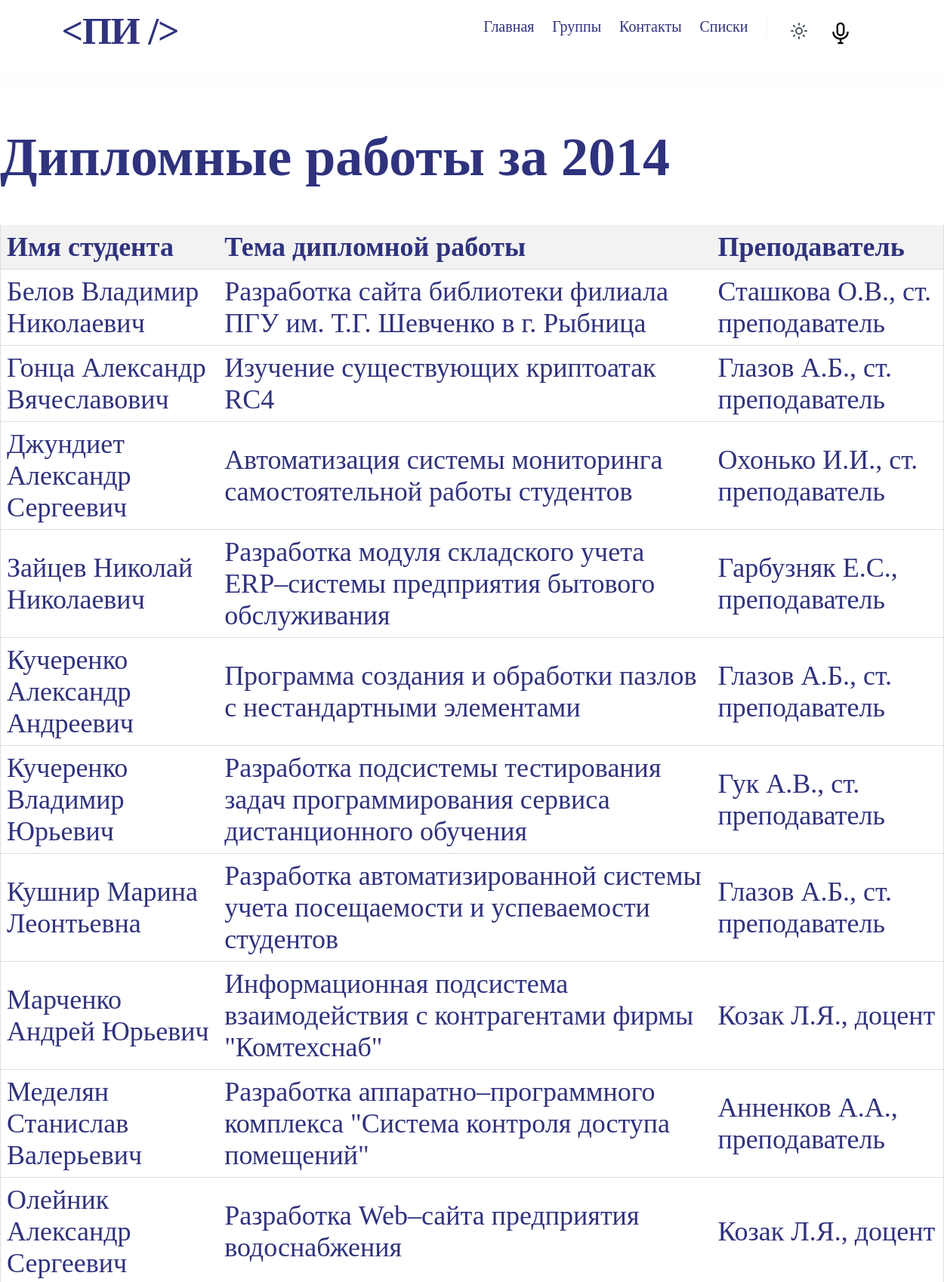
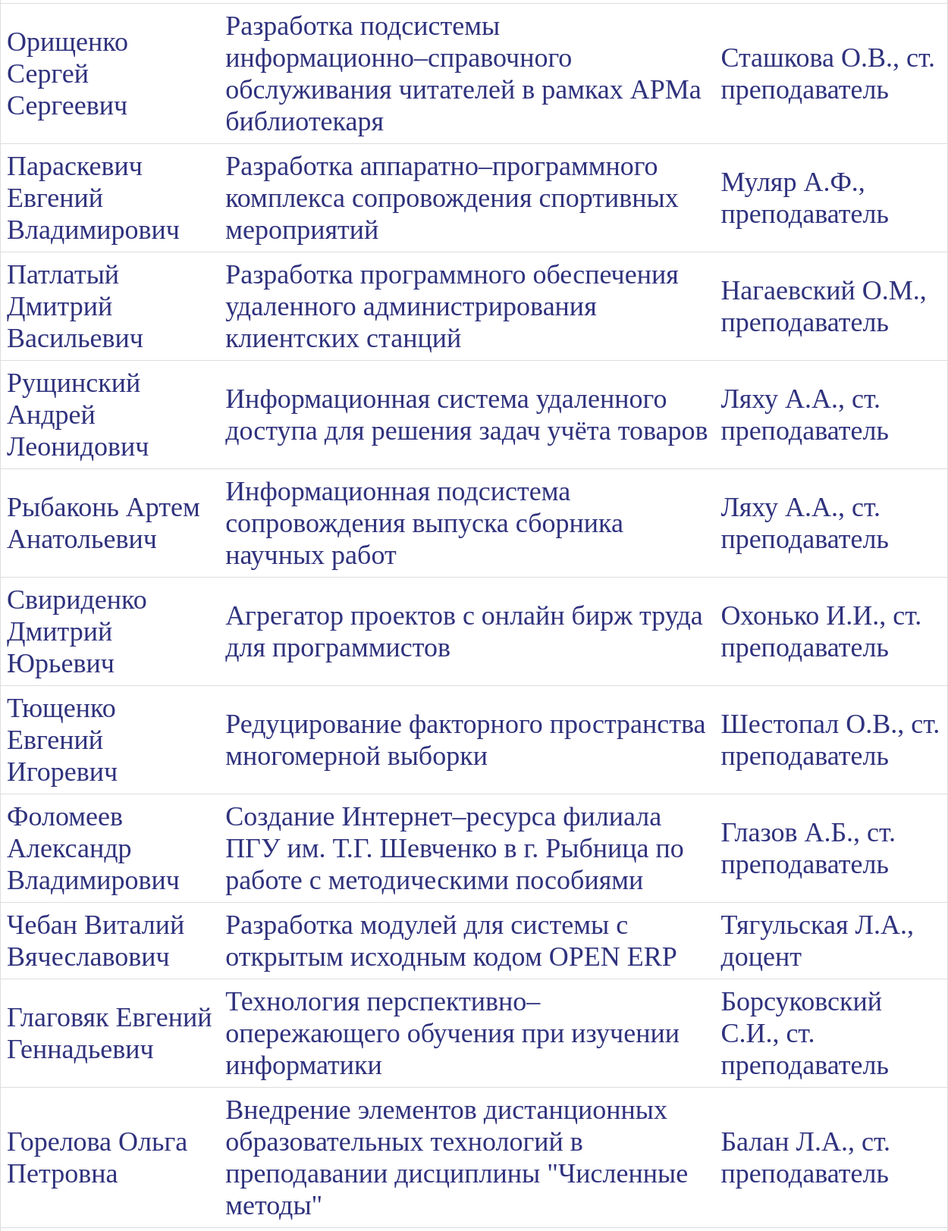
Page /diplom/2014 (upper part) on the committed database (2 pictures, top to bottom).
### app.py (models this page shows)
class List_diploms(db.Model):
    id = db.Column(db.Integer, primary_key=True)
    year = db.Column(db.Integer, nullable=True)
    name_student = db.Column(db.String(100), nullable=True)
    name_diplom = db.Column(db.String(100), nullable=True)
    name_teacher = db.Column(db.String(100), nullable=True)

### app.py (the view)
@app.route('/diplom/<int:year>')
def diplom(year):
    data = List_diploms.query.filter_by(year=year).all()
    return render_template('Diplom.html', data=data, year=year)

### app.py (called while the page is built)
@app.before_request
def restrict_access():
    if request.endpoint and "/admin" in request.endpoint:  # Проверяем, что запрос направлен к админке
        if not current_user.is_authenticated:  # Если пользователь не аутентифицирован
            return redirect(url_for('login'))  # Перенаправляем его на страницу входа
        elif current_user.user_role != 1:  # Если у пользователя нет админских прав
            flash("У вас нет доступа к этой странице.", 'error')  # Показываем сообщение об ошибке
            return redirect(url_for('login'))  # Перенаправляем его на страницу входа

### templates/Diplom.html (shortened to what this page needs)
{% extends 'base.html' %}
{% block head %}
    <link rel="stylesheet" href="{{ url_for('static', filename='css/Diplom.css') }}">
{% endblock %}
{% block body%}
    <h1>Дипломные работы за {{ year }}</h1>
    <table>
        <thead>
            <tr>
                <th>Имя студента</th>
                <th>Тема дипломной работы</th>
                <th>Преподаватель</th>
            </tr>
        </thead>
        <tbody>
            {% for item in data %}
                <tr>
                    <td>{{ item.name_student }}</td>
                    <td>{{ item.name_diplom }}</td>
                    <td>{{ item.name_teacher }}</td>
                </tr>
            {% endfor %}
        </tbody>
    </table>
{% endblock %}

### static/css/base.css (style rules this page uses)
.light-theme { background-color: #ffffff; }

### static/css/global.css (style rules this page uses)
body { margin: 0; line-height: normal; }
:root { --font-open-sans: "Open Sans"; --font-akshar: Akshar; --font-poppins: Poppins; --font-nunito-sans: "Nunito Sans"; --body2-medium-all: Inter; --font-size-5xl: 24px; --font-size-lgi: 19px; --font-size-3xl: 22px; --font-size-4xs-4: 8.4px; --font-size-base-8: 16.8px; --font-size-17xl: 36px; --font-size-10xl: 29px; --body2-medium-all-size: 16px; --color-gray-100: #fffefe; --gray-900: #111827; --color-gainsboro-100: #e2e2e2; --color-ghostwhite: #f0f0f6; --color-black: #000; --color-darkorange: #f48c06; --gray-default: #fff; --color-lightsteelblue: rgba(201, 211, 231, 0.4); --color-crimson: #e13468; --color-deepskyblue-100: #23bdee; --gray-50: #f9fafb; --gray-100: #f3f4f6; --color-sandybrown-100: #f4b767; --color-darkslateblue: #2f327d; --gray-600: #4b5563; --gap-5xs-5: 7.5px; --gap-11xs-5: 1.5px; --gap-base: 16px; --padding-8xs: 5px; --padding-13xl: 32px; --padding-xl: 20px; --padding-164xl-3: 183.3px; --padding-xs-9: 11.9px; --padding-smi-5: 12.5px; --padding-8xs-7: 4.7px; --padding-8xs-6: 4.6px; --padding-5xs-4: 7.4px; --padding-7xs-4: 5.4px; --padding-164xl-4: 183.4px; --padding-smi-4: 12.4px; --padding-7xs-5: 5.5px; --padding-mini-3: 14.3px; --padding-base-6: 15.6px; --padding-7xs: 6px; --padding-21xl: 40px; --br-61xl: 80px; --br-lg-8: 18.8px; --br-8xs-2: 4.2px; --br-12xs-4: 0.4px; --br-19xl-7: 38.7px; --br-xl: 20px; }

### static/css/Diplom.css (style rules this page uses)
table { width: 100%; border-collapse: collapse; margin-top: 20px; }
th, td { padding: 8px; text-align: left; border-bottom: 1px solid #ddd; }
th { background-color: #f2f2f2; }
th:first-child, td:first-child { border-left: 1px solid #ddd; }
th:last-child, td:last-child { border-right: 1px solid #ddd; }

### rows in the picture
List_diploms: name_student "Белов Владимир Николаевич", name_diplom "Разработка сайта библиотеки филиала ПГУ им. Т.Г. Шевченко в г. Рыбница", name_teacher "Сташкова О.В., ст. преподаватель"
List_diploms: name_student "Гонца Александр Вячеславович", name_diplom "Изучение существующих криптоатак RC4", name_teacher "Глазов А.Б., ст. преподаватель"
List_diploms: name_student "Джундиет Александр Сергеевич", name_diplom "Автоматизация системы мониторинга самостоятельной работы студентов", name_teacher "Охонько И.И., ст. преподаватель"
List_diploms: name_student "Зайцев Николай Николаевич", name_diplom "Разработка модуля складского учета ERP–системы предприятия бытового обслуживания", name_teacher "Гарбузняк Е.С., преподаватель"
List_diploms: name_student "Кучеренко Александр Андреевич", name_diplom "Программа создания и обработки пазлов с нестандартными элементами", name_teacher "Глазов А.Б., ст. преподаватель"
List_diploms: name_student "Кучеренко Владимир Юрьевич", name_diplom "Разработка подсистемы тестирования задач программирования сервиса дистанционного обучения", name_teacher "Гук А.В., ст. преподаватель"
List_diploms: name_student "Кушнир Марина Леонтьевна", name_diplom "Разработка автоматизированной системы учета посещаемости и успеваемости студентов", name_teacher "Глазов А.Б., ст. преподаватель"
List_diploms: name_student "Марченко Андрей Юрьевич", name_diplom "Информационная подсистема взаимодействия с контрагентами фирмы \"Комтехснаб\"", name_teacher "Козак Л.Я., доцент"
List_diploms: name_student "Меделян Станислав Валерьевич", name_diplom "Разработка аппаратно–программного комплекса \"Система контроля доступа помещений\"", name_teacher "Анненков А.А., преподаватель"
List_diploms: name_student "Олейник Александр Сергеевич", name_diplom "Разработка Web–сайта предприятия водоснабжения", name_teacher "Козак Л.Я., доцент"
List_diploms: name_student "Орищенко Сергей Сергеевич", name_diplom "Разработка подсистемы информационно–справочного обслуживания читателей в рамках АРМа библиотекаря", name_teacher "Сташкова О.В., ст. преподаватель"
List_diploms: name_student "Параскевич Евгений Владимирович", name_diplom "Разработка аппаратно–программного комплекса сопровождения спортивных мероприятий", name_teacher "Муляр А.Ф., преподаватель"
List_diploms: name_student "Патлатый Дмитрий Васильевич", name_diplom "Разработка программного обеспечения удаленного администрирования клиентских станций", name_teacher "Нагаевский О.М., преподаватель"
List_diploms: name_student "Рущинский Андрей Леонидович", name_diplom "Информационная система удаленного доступа для решения задач учёта товаров", name_teacher "Ляху А.А., ст. преподаватель"
List_diploms: name_student "Рыбаконь Артем Анатольевич", name_diplom "Информационная подсистема сопровождения выпуска сборника научных работ", name_teacher "Ляху А.А., ст. преподаватель"
List_diploms: name_student "Свириденко Дмитрий Юрьевич", name_diplom "Агрегатор проектов с онлайн бирж труда для программистов", name_teacher "Охонько И.И., ст. преподаватель"
List_diploms: name_student "Тющенко Евгений Игоревич", name_diplom "Редуцирование факторного пространства многомерной выборки", name_teacher "Шестопал О.В., ст. преподаватель"
List_diploms: name_student "Фоломеев Александр Владимирович", name_diplom "Создание Интернет–ресурса филиала ПГУ им. Т.Г. Шевченко в г. Рыбница по работе с методическими пособиями", name_teacher "Глазов А.Б., ст. преподаватель"
List_diploms: name_student "Чебан Виталий Вячеславович", name_diplom "Разработка модулей для системы с открытым исходным кодом OPEN ERP", name_teacher "Тягульская Л.А., доцент"
List_diploms: name_student "Глаговяк Евгений Геннадьевич", name_diplom "Технология перспективно–опережающего обучения при изучении информатики", name_teacher "Борсуковский С.И., ст. преподаватель"
List_diploms: name_student "Горелова Ольга Петровна", name_diplom "Внедрение элементов дистанционных образовательных технологий в преподавании дисциплины \"Численные методы\"", name_teacher "Балан Л.А., ст. преподаватель"

### other values in the picture
{{ year }} "2014"
